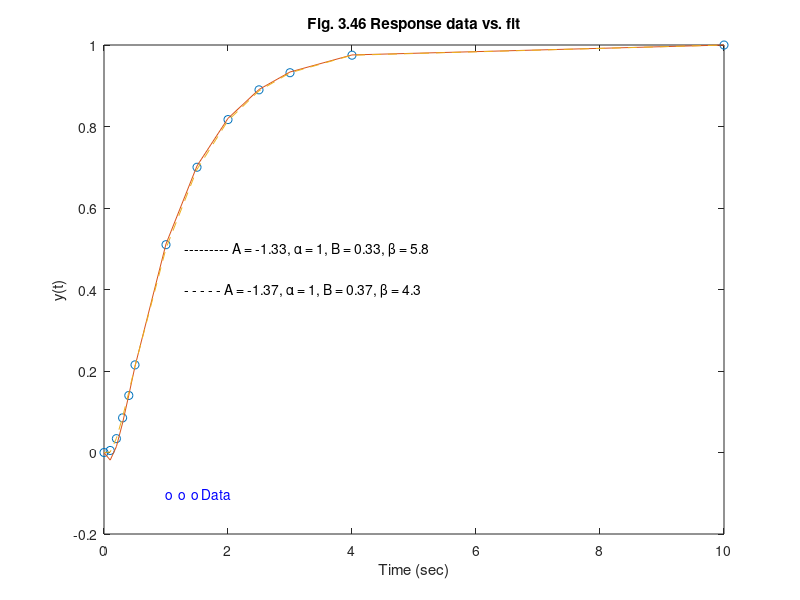

Recreate this plot in MATLAB. (Note: this script raises an error after producing the figure.)
%  Figure 3.46      Feedback Control of Dynamic Systems, 6e
%                        Franklin, Powell, Emami
%

%  Example 3.35     

clf;
t=[0 .1 .2 .3 .4 .5 1 1.5 2 2.5 3 4 10];
y=[0 .005 .034 .085 .140 .215 .510 .7 .817 .890 .932 .975 .9999];
A=-1.33;   % these parameters are not the best fit   
alpha=1;   % but they are certainly reasonable 
B=.33;     % based on the eyeball fit with logs.
beta=5.8;  % 

axis([0 6 -.1 1])
fity1=1+A*exp(-alpha*t)+B*exp(-beta*t);

A=-1.37;   % these parameters are better
alpha=1;   % they were obtained by using 
B=.37;     % some iteration including
beta=4.3;  % looking at final fit plot
fity2=1+A*exp(-alpha*t)+B*exp(-beta*t);

plot(t,y,'o',t,fity1,'-',t,fity2,'--');
title('Fig. 3.46 Response data vs. fit');
ylabel('y(t)');
xlabel('Time (sec)');
text(1.3,.5,'--------- A = -1.33, \alpha = 1, B = 0.33, \beta = 5.8');
text(1.3,.4,'- - - - - A = -1.37, \alpha = 1, B = 0.37, \beta = 4.3');
text(1,-.1,'o  o  o Data','Color','b');
nicegrid;
